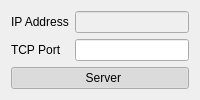
        <widget class="QWidget" name="serverTab">
         <attribute name="title">
          <string>Server</string>
         </attribute>
         <layout class="QFormLayout" name="formLayout_3">
          <item row="0" column="0">
           <widget class="QLabel" name="ipAddressLabel">
            <property name="text">
             <string>IP Address</string>
            </property>
           </widget>
          </item>
          <item row="0" column="1">
           <widget class="QLineEdit" name="ipAddressEdit">
            <property name="enabled">
             <bool>false</bool>
            </property>
           </widget>
          </item>
          <item row="1" column="0">
           <widget class="QLabel" name="tcpPortLabel">
            <property name="text">
             <string>TCP Port</string>
            </property>
           </widget>
          </item>
          <item row="1" column="1">
           <widget class="QLineEdit" name="tcpPortEdit"/>
          </item>
          <item row="2" column="0" colspan="2">
           <widget class="QPushButton" name="runServerButton">
            <property name="text">
             <string>  Server</string>
            </property>
            <property name="icon">
             <iconset resource="../resources/ExAnimator.qrc">
              <normaloff>:/CpuRaytracing/1454898739_play-circle-outline.png</normaloff>
              <normalon>:/CpuRaytracing/1456006111_pause-circle-outline.png</normalon>:/CpuRaytracing/1454898739_play-circle-outline.png</iconset>
            </property>
            <property name="checkable">
             <bool>true</bool>
            </property>
            <property name="checked">
             <bool>true</bool>
            </property>
           </widget>
          </item>
         </layout>
        </widget>
